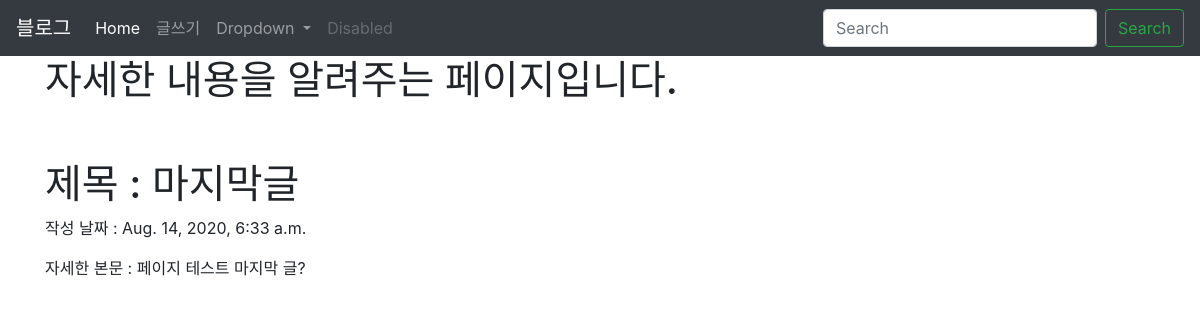
The page /blog/7 on the database its author committed.
### blogapp/models.py (models this page shows, shortened)
class Blog(models.Model):
    title = models.CharField(max_length=200)
    date = models.DateTimeField('date published')
    body = models.TextField()

### blogapp/views.py (the view)
# urls.py: path('blog/<int:blog_id>',blogapp.views.detail, name="detail"),
def detail(request, blog_id):
    details = get_object_or_404(Blog, pk = blog_id)
    return render(request, 'detail.html', {'details':details})

### blogapp/templates/detail.html
{% extends 'base.html' %}
{% block contents %}
<body>
<div class="container">
    <h1>자세한 내용을 알려주는 페이지입니다.</h1>
    <br><br>
    <h1>제목 : {{details.title}}</h1>
    <p>작성 날짜 : {{details.date}}</p>
    <p>자세한 본문 : {{details.body}}</p>
</div>
</body>
{% endblock %}

### rows shown on the page
Blog: title "마지막글", date "Aug. 14, 2020, 6:33 a.m.", body "페이지 테스트 마지막 글?"
